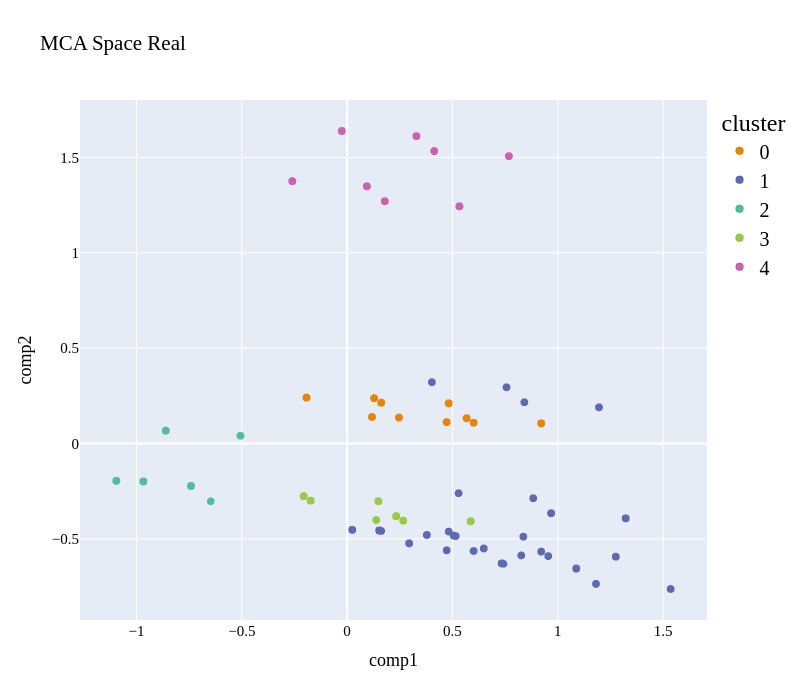

The notebook cell saved with this chart:
### Code cell
plot_pca_2d(mca_3d_df_r, title="MCA Space Real", opacity=1, width_line = 0.1)

### Figure 1 — Plotly figure (JSON) as saved in the notebook; plotly's stock layout.template omitted (floating-point values rounded to 4 significant figures; data arrays with more than 128 entries replaced by an {"elided": "..."} marker saying what was removed)
{"data": [{"hovertemplate": "cluster=0<br>comp1=%{x}<br>comp2=%{y}<extra></extra>", "legendgroup": "0", "marker": {"color": "rgb(229, 134, 6)", "line": {"color": "black", "width": 0.1}, "opacity": 1, "size": 8, "symbol": "circle"}, "mode": "markers", "name": "0", "showlegend": true, "type": "scattergl", "x": {"elided": "668 float values"}, "xaxis": "x", "y": {"elided": "668 float values"}, "yaxis": "y"}, {"hovertemplate": "cluster=1<br>comp1=%{x}<br>comp2=%{y}<extra></extra>", "legendgroup": "1", "marker": {"color": "rgb(93, 105, 177)", "line": {"color": "black", "width": 0.1}, "opacity": 1, "size": 8, "symbol": "circle"}, "mode": "markers", "name": "1", "showlegend": true, "type": "scattergl", "x": {"elided": "1074 float values"}, "xaxis": "x", "y": {"elided": "1074 float values"}, "yaxis": "y"}, {"hovertemplate": "cluster=2<br>comp1=%{x}<br>comp2=%{y}<extra></extra>", "legendgroup": "2", "marker": {"color": "rgb(82, 188, 163)", "line": {"color": "black", "width": 0.1}, "opacity": 1, "size": 8, "symbol": "circle"}, "mode": "markers", "name": "2", "showlegend": true, "type": "scattergl", "x": {"elided": "1296 float values"}, "xaxis": "x", "y": {"elided": "1296 float values"}, "yaxis": "y"}, {"hovertemplate": "cluster=3<br>comp1=%{x}<br>comp2=%{y}<extra></extra>", "legendgroup": "3", "marker": {"color": "rgb(153, 201, 69)", "line": {"color": "black", "width": 0.1}, "opacity": 1, "size": 8, "symbol": "circle"}, "mode": "markers", "name": "3", "showlegend": true, "type": "scattergl", "x": {"elided": "1126 float values"}, "xaxis": "x", "y": {"elided": "1126 float values"}, "yaxis": "y"}, {"hovertemplate": "cluster=4<br>comp1=%{x}<br>comp2=%{y}<extra></extra>", "legendgroup": "4", "marker": {"color": "rgb(204, 97, 176)", "line": {"color": "black", "width": 0.1}, "opacity": 1, "size": 8, "symbol": "circle"}, "mode": "markers", "name": "4", "showlegend": true, "type": "scattergl", "x": {"elided": "731 float values"}, "xaxis": "x", "y": {"elided": "731 float values"}, "yaxis": "y"}], "layout": {"autosize": false, "font": {"color": "black", "family": "Gilroy", "size": 15}, "height": 700, "legend": {"font": {"size": 20}, "title": {"font": {"family": "Times New Roman"}, "text": "cluster"}, "tracegroupgap": 0}, "scene": {"xaxis": {"title": {"font": {"color": "black"}, "text": "comp1"}}, "yaxis": {"title": {"font": {"color": "black"}, "text": "comp2"}}}, "showlegend": true, "title": {"text": "MCA Space Real"}, "width": 800, "xaxis": {"anchor": "y", "domain": [0, 1], "title": {"text": "comp1"}}, "yaxis": {"anchor": "x", "domain": [0, 1], "title": {"text": "comp2"}}}}
